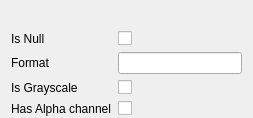
<?xml version="1.0" encoding="UTF-8"?>
<ui version="4.0">
 <class>ImageInfoForm</class>
 <widget class="QWidget" name="ImageInfoForm">
  <property name="geometry">
   <rect>
    <x>0</x>
    <y>0</y>
    <width>253</width>
    <height>117</height>
   </rect>
  </property>
  <property name="windowTitle">
   <string>Form</string>
  </property>
  <layout class="QGridLayout" name="gridLayout">
   <property name="bottomMargin">
    <number>2</number>
   </property>
   <property name="verticalSpacing">
    <number>6</number>
   </property>
   <item row="1" column="0">
    <widget class="QLabel" name="label_2">
     <property name="text">
      <string>Is Null</string>
     </property>
    </widget>
   </item>
   <item row="1" column="1">
    <widget class="CheckBoxReadOnly" name="cb_isNull">
     <property name="focusPolicy">
      <enum>Qt::StrongFocus</enum>
     </property>
     <property name="text">
      <string/>
     </property>
    </widget>
   </item>
   <item row="3" column="1">
    <widget class="CheckBoxReadOnly" name="cb_isGrayScale">
     <property name="layoutDirection">
      <enum>Qt::LeftToRight</enum>
     </property>
     <property name="text">
      <string/>
     </property>
    </widget>
   </item>
   <item row="4" column="0">
    <widget class="QLabel" name="label_4">
     <property name="text">
      <string>Has Alpha channel</string>
     </property>
    </widget>
   </item>
   <item row="4" column="1">
    <widget class="CheckBoxReadOnly" name="cb_hasAlpha">
     <property name="text">
      <string/>
     </property>
    </widget>
   </item>
   <item row="2" column="0">
    <widget class="QLabel" name="label">
     <property name="text">
      <string>Format</string>
     </property>
    </widget>
   </item>
   <item row="3" column="0">
    <widget class="QLabel" name="label_3">
     <property name="text">
      <string>Is Grayscale</string>
     </property>
    </widget>
   </item>
   <item row="0" column="0">
    <widget class="QLabel" name="label_5">
     <property name="text">
      <string/>
     </property>
    </widget>
   </item>
   <item row="2" column="1">
    <widget class="QLineEdit" name="le_format">
     <property name="readOnly">
      <bool>true</bool>
     </property>
    </widget>
   </item>
  </layout>
 </widget>
 <customwidgets>
  <customwidget>
   <class>CheckBoxReadOnly</class>
   <extends>QCheckBox</extends>
   <header>CustomWidget/CheckBoxReadOnly.h</header>
  </customwidget>
 </customwidgets>
 <resources/>
 <connections/>
</ui>
